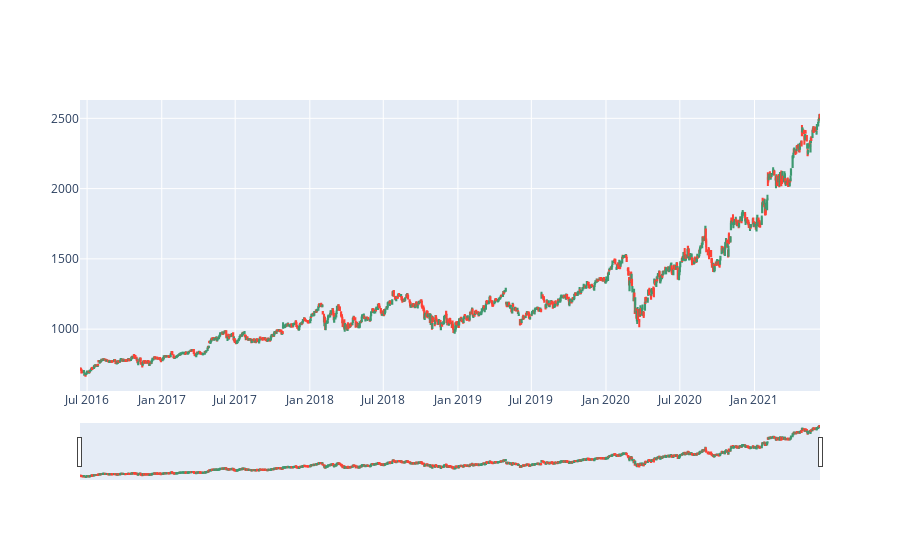

Notebook code cell kept with this figure:
### Code cell
import plotly.graph_objects as go

fig = go.Figure(data=[go.Candlestick(x=data['date'],
                open= data['open'],
                high= data['high'],
                low= data['low'],
                close= data['close'])])
fig.show()

### Figure 1 — Plotly figure (JSON) as saved in the notebook; plotly's stock layout.template omitted (floating-point values rounded to 4 significant figures; data arrays with more than 128 entries replaced by an {"elided": "..."} marker saying what was removed)
{"data": [{"close": {"elided": "1258 float values"}, "high": {"elided": "1258 float values"}, "low": {"elided": "1258 float values"}, "open": {"elided": "1258 float values"}, "type": "candlestick", "x": {"elided": "1258 str values"}}], "layout": {"autosize": true, "xaxis": {"autorange": true, "range": ["2016-06-13 12:00", "2021-06-11 12:00"], "rangeslider": {"autorange": true, "range": ["2016-06-13 12:00", "2021-06-11 12:00"], "yaxis": {"_template": null, "rangemode": "match"}}, "type": "date"}, "yaxis": {"autorange": true, "range": [559.7, 2631.0]}}}
